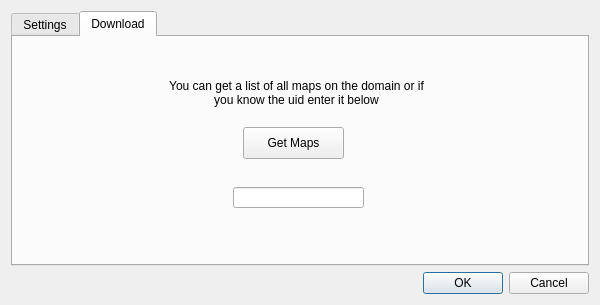
<?xml version="1.0" encoding="UTF-8"?>
<ui version="4.0">
 <class>SocrataDialogBase</class>
 <widget class="QDialog" name="SocrataDialogBase">
  <property name="geometry">
   <rect>
    <x>0</x>
    <y>0</y>
    <width>600</width>
    <height>305</height>
   </rect>
  </property>
  <property name="windowTitle">
   <string>Socrata</string>
  </property>
  <layout class="QVBoxLayout" name="verticalLayout">
   <item>
    <widget class="QTabWidget" name="tabWidget">
     <property name="currentIndex">
      <number>1</number>
     </property>
     <widget class="QWidget" name="settings">
      <property name="sizePolicy">
       <sizepolicy hsizetype="Maximum" vsizetype="Maximum">
        <horstretch>0</horstretch>
        <verstretch>0</verstretch>
       </sizepolicy>
      </property>
      <attribute name="title">
       <string>Settings</string>
      </attribute>
      <layout class="QGridLayout" name="gridLayout">
       <item row="3" column="1">
        <widget class="QLineEdit" name="password">
         <property name="echoMode">
          <enum>QLineEdit::Password</enum>
         </property>
        </widget>
       </item>
       <item row="3" column="0">
        <widget class="QLabel" name="label_3">
         <property name="sizePolicy">
          <sizepolicy hsizetype="Minimum" vsizetype="Minimum">
           <horstretch>0</horstretch>
           <verstretch>0</verstretch>
          </sizepolicy>
         </property>
         <property name="text">
          <string>Password</string>
         </property>
        </widget>
       </item>
       <item row="2" column="1">
        <widget class="QLineEdit" name="username"/>
       </item>
       <item row="2" column="0">
        <widget class="QLabel" name="label_4">
         <property name="sizePolicy">
          <sizepolicy hsizetype="Minimum" vsizetype="Minimum">
           <horstretch>0</horstretch>
           <verstretch>0</verstretch>
          </sizepolicy>
         </property>
         <property name="text">
          <string>Username</string>
         </property>
        </widget>
       </item>
       <item row="5" column="2">
        <widget class="QPushButton" name="auth">
         <property name="text">
          <string>Authenticate</string>
         </property>
        </widget>
       </item>
       <item row="1" column="1">
        <widget class="QLabel" name="label_6">
         <property name="sizePolicy">
          <sizepolicy hsizetype="Minimum" vsizetype="Minimum">
           <horstretch>0</horstretch>
           <verstretch>40</verstretch>
          </sizepolicy>
         </property>
         <property name="text">
          <string>Optional: Only for use with private maps and for publishing</string>
         </property>
         <property name="wordWrap">
          <bool>true</bool>
         </property>
        </widget>
       </item>
       <item row="0" column="0">
        <widget class="QLabel" name="label_9">
         <property name="text">
          <string>Domain</string>
         </property>
        </widget>
       </item>
       <item row="0" column="1">
        <widget class="QLineEdit" name="domain">
         <property name="text">
          <string/>
         </property>
         <property name="placeholderText">
          <string>e.g. data.nola.gov</string>
         </property>
        </widget>
       </item>
      </layout>
     </widget>
     <widget class="QWidget" name="download">
      <attribute name="title">
       <string>Download</string>
      </attribute>
      <widget class="QPushButton" name="pushButton">
       <property name="geometry">
        <rect>
         <x>230</x>
         <y>90</y>
         <width>101</width>
         <height>32</height>
        </rect>
       </property>
       <property name="text">
        <string>Get Maps</string>
       </property>
       <property name="autoDefault">
        <bool>false</bool>
       </property>
       <property name="default">
        <bool>false</bool>
       </property>
       <property name="flat">
        <bool>false</bool>
       </property>
      </widget>
      <widget class="QLabel" name="label_2">
       <property name="geometry">
        <rect>
         <x>150</x>
         <y>40</y>
         <width>267</width>
         <height>32</height>
        </rect>
       </property>
       <property name="text">
        <string>You can get a list of all maps on the domain or if you know the uid enter it below</string>
       </property>
       <property name="alignment">
        <set>Qt::AlignCenter</set>
       </property>
       <property name="wordWrap">
        <bool>true</bool>
       </property>
      </widget>
      <widget class="QLineEdit" name="uid">
       <property name="geometry">
        <rect>
         <x>220</x>
         <y>150</y>
         <width>131</width>
         <height>21</height>
        </rect>
       </property>
       <property name="sizePolicy">
        <sizepolicy hsizetype="Expanding" vsizetype="Fixed">
         <horstretch>50</horstretch>
         <verstretch>0</verstretch>
        </sizepolicy>
       </property>
      </widget>
     </widget>
    </widget>
   </item>
   <item>
    <widget class="QDialogButtonBox" name="button_box">
     <property name="orientation">
      <enum>Qt::Horizontal</enum>
     </property>
     <property name="standardButtons">
      <set>QDialogButtonBox::Cancel|QDialogButtonBox::Ok</set>
     </property>
    </widget>
   </item>
  </layout>
 </widget>
 <resources/>
 <connections>
  <connection>
   <sender>button_box</sender>
   <signal>accepted()</signal>
   <receiver>SocrataDialogBase</receiver>
   <slot>accept()</slot>
   <hints>
    <hint type="sourcelabel">
     <x>20</x>
     <y>20</y>
    </hint>
    <hint type="destinationlabel">
     <x>20</x>
     <y>20</y>
    </hint>
   </hints>
  </connection>
  <connection>
   <sender>button_box</sender>
   <signal>rejected()</signal>
   <receiver>SocrataDialogBase</receiver>
   <slot>reject()</slot>
   <hints>
    <hint type="sourcelabel">
     <x>20</x>
     <y>20</y>
    </hint>
    <hint type="destinationlabel">
     <x>20</x>
     <y>20</y>
    </hint>
   </hints>
  </connection>
 </connections>
</ui>
